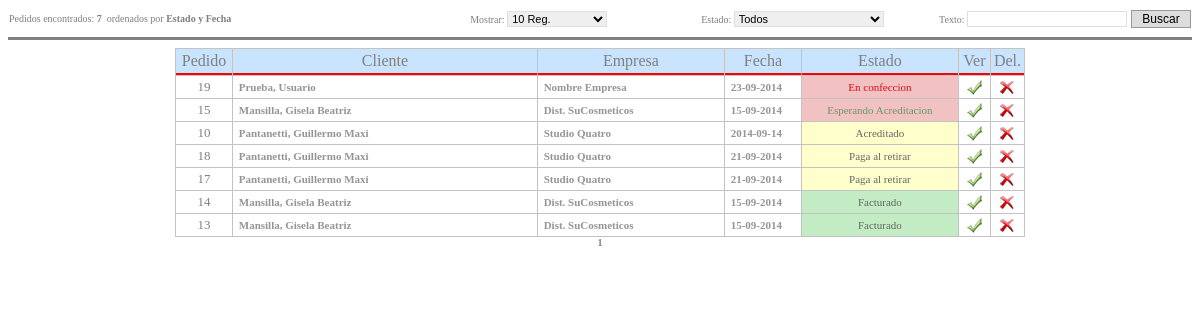
Page /SN/EditarPedidos.php (signed in) on the committed database.
### tables this page shows
CREATE TABLE IF NOT EXISTS `pedidos` (
  `idPedido` int(11) NOT NULL AUTO_INCREMENT,
  `usuario` varchar(50) NOT NULL,
  `fecha` varchar(15) NOT NULL,
  `estado` int(11) NOT NULL,
  PRIMARY KEY (`idPedido`)
);

CREATE TABLE IF NOT EXISTS `clientesportal` (
  `idCliente` varchar(50) NOT NULL,
  `nombre` varchar(25) NOT NULL,
  `apellido` varchar(25) NOT NULL,
  `direccion` varchar(50) NOT NULL,
  `codigoPostal` varchar(15) NOT NULL,
  `ciudad` varchar(50) NOT NULL,
  `pais` varchar(30) NOT NULL,
  `telefonos` varchar(30) NOT NULL,
  `clave` varchar(100) NOT NULL,
  `empresa` varchar(50) DEFAULT NULL,
  `identificacion` varchar(11) NOT NULL,
  `estado` int(11) NOT NULL DEFAULT '2',
  PRIMARY KEY (`idCliente`)
);

CREATE TABLE IF NOT EXISTS `estadopedidos` (
  `idEstado` int(11) NOT NULL,
  `Detalle` varchar(25) NOT NULL,
  PRIMARY KEY (`idEstado`)
);

### SN/EditarPedidos.php (the view, shortened to what this page needs)
<?php
$txt_criterio = $_GET["criterio"];
$filEstado = $_GET["filEstado"];
if ($_GET["cantRegistro"] == "")
    $cantRegistro = 10;
else
    $cantRegistro = $_GET["cantRegistro"];
?>
<!DOCTYPE HTML PUBLIC "-//W3C//DTD HTML 4.01 Transitional//EN">
<html>
<head>
</head>
<body bgcolor="#FFFFFF">
<?php
$criterio = "";
$sql="SELECT p.idPedido, cp.apellido, cp.nombre, cp.empresa, p.fecha, ep.idEstado, ep.detalle";
$sql.=" FROM  pedidos p, pedidosdetalles pd,clientesportal cp, estadopedidos ep";
$sql.=" WHERE p.idPedido = pd.idPedido AND p.usuario = cp.idCliente AND p.estado = ep.idEstado".$criterio;
$sql.=" GROUP BY p.idPedido, cp.apellido, cp.nombre, cp.empresa, p.fecha, ep.detalle, p.fecha Desc ORDER BY ep.idEstado";
$res=mysql_query($sql);
$numeroRegistros=mysql_num_rows($res);
?>
<form action=EditarPedidos.php method='get'><div align='left'>
	<TABLE width="100%" cellspacing='1' cellpadding='0'bgcolor='#ffffff' align=Center>
		<TR>
			<TD align=left width="27%">
				<?php
				echo "<font face='verdana' size='-2'>Pedidos encontrados: <B>".$numeroRegistros;
				echo "</B>&nbsp;&nbsp;ordenados por <b>Estado y Fecha </b><div align='left'>";
				?>
			</TD>
			<td align="right" width="12%">
                <font face='verdana' size='-2'>Mostrar: </font>
                <?php
                    if ($cantRegistro=="10")
                    {
                        echo "<SELECT id=cantRegistro name=cantRegistro class='inputText' style='WIDTH: 100px'>";
                        echo "<option value='10' selected>10 Reg.</option><option value='25'>25 Reg.</option><option value='50'>50 Reg.</option>";
                        echo "</SELECT>";
                    } else if ($cantRegistro=="25"){
                        echo "<SELECT id=cantRegistro name=cantRegistro class='inputText' style='WIDTH: 100px'>";
                        echo "<option value='10'>10 Reg.</option><option value='25' selected>25 Reg.</option><option value='50'>50 Reg.</option>";
                        echo "</SELECT>";
                    } else if ($cantRegistro=="50"){
                        echo "<SELECT id=cantRegistro name=cantRegistro class='inputText' style='WIDTH: 100px'>";
                        echo "<option value='10'>10 Reg.</option><option value='25'>25 Reg.</option><option value='50' selected>50 Reg.</option>";
                        echo "</SELECT>";
                    }
                ?>
            </td>
			<td align="right" width="18%">
				<font face='verdana' size='-2'>Estado: </font>
				<?php
					echo "<SELECT id=filEstado name=filEstado class='inputText' style='WIDTH: 150px' >";
					if ($filEstado=="")
						echo "<option value='' selected>Todos</option>";
					else
						echo "<option value=''>Todos</option>";
					echo "</SELECT>";
			    ?>
			</td>
			<TD align=Right width="20%">
				<font face='verdana' size='-2'>Texto: </font>
				<input type="text" name="criterio" size="22" maxlength="150" value='<?php echo $txt_criterio; ?>' class="inputText">
				<input type="submit" value="Buscar" class="botones">
			</TD>
		</TR>
	</TABLE>
<hr noshade style='color:023977;height:1px'>
</font></form>
<?php
$ID = $_GET["id"];
$criterio = "";
$sql="SELECT p.idPedido, cp.apellido, cp.nombre, cp.empresa, p.fecha, ep.idEstado, ep.detalle";
$sql.=" FROM  pedidos p, pedidosdetalles pd,clientesportal cp, estadopedidos ep";
$sql.=" WHERE p.idPedido = pd.idPedido AND p.usuario = cp.idCliente AND p.estado = ep.idEstado".$criterio;
$sql.=" GROUP BY p.idPedido, cp.apellido, cp.nombre, cp.empresa, p.fecha, ep.detalle, p.fecha Desc ORDER BY ep.idEstado";
$res=mysql_query($sql);
$numeroRegistros=mysql_num_rows($res);
if($numeroRegistros>0)
{
    if(!isset($orden))
    {
       $orden="prdt_id";
    }
    $tamPag=$cantRegistro;
    if(!isset($_GET["pagina"]))
    {
       $pagina=1;
       $inicio=1;
       $final=$tamPag;
    }else{
       $pagina = $_GET["pagina"];
    }
    $limitInf=($pagina-1)*$tamPag;
    $numPags=ceil($numeroRegistros/$tamPag);
    if(!isset($pagina))
    {
       $pagina=1;
       $inicio=1;
       $final=$tamPag;
    }else{
       $seccionActual=intval(($pagina-1)/$tamPag);
       $inicio=($seccionActual*$tamPag)+1;
       if($pagina<$numPags)
       {
          $final=$inicio+$tamPag-1;
       }else{
          $final=$numPags;
       }
    }
$sql="SELECT p.idPedido, cp.apellido, cp.nombre, cp.empresa, p.fecha, ep.idEstado, ep.detalle";
$sql.=" FROM  pedidos p, pedidosdetalles pd,clientesportal cp, estadopedidos ep";
$sql.=" WHERE p.idPedido = pd.idPedido AND p.usuario = cp.idCliente AND p.estado = ep.idEstado".$criterio;
$sql.=" GROUP BY p.idPedido, cp.apellido, cp.nombre, cp.empresa, p.fecha, ep.detalle ORDER BY ep.idEstado, p.fecha desc LIMIT ".$limitInf.",".$tamPag;
$res=mysql_query($sql);
?>
<TABLE width="850" cellspacing='1' cellpadding='3' bgcolor='#c3c3c3' align=Center>
  <TBODY>
  <TR>
		<TD align=center width="50" bgcolor="#c8e4ff" style="border-bottom: 2px solid #f00">Pedido</TD>
		<TD align=center bgcolor="#c8e4ff" style="border-bottom: 2px solid #f00">Cliente</TD>
        <TD align=center bgcolor="#c8e4ff" width=180 style="border-bottom: 2px solid #f00">Empresa</TD>
        <TD align=center bgcolor="#c8e4ff" width=70 style="border-bottom: 2px solid #f00">Fecha</TD>
        <TD align=center bgcolor="#c8e4ff" width=150 style="border-bottom: 2px solid #f00">Estado</TD>
        <TD align=center bgcolor="#c8e4ff" width=25 style="border-bottom: 2px solid #f00">Ver</TD>
        <TD align=center bgcolor="#c8e4ff" width=25 style="border-bottom: 2px solid #f00">Del.</TD>
  </TR>
<?php
while($registro=mysql_fetch_array($res))
{
	echo "<TR><TD bgcolor=#ffffff align=Center><FONT size=2>". $registro["idPedido"] ."</FONT></TD>";
	echo "<TD bgcolor=#ffffff style='color: #969594; font-size: 11px;'>&nbsp;<B>". $registro["apellido"] . ", ". $registro["nombre"] . "</B></TD>";
	echo "<TD bgcolor=#ffffff style='color: #969594; font-size: 11px;'>&nbsp;<B>". $registro["empresa"] . "</B></TD>";
	echo "<TD bgcolor=#ffffff style='color: #969594; font-size: 11px;'>&nbsp;<B>". $registro["fecha"] . "</B></TD>";
	if($registro["idEstado"] == 1)
		echo "<td align=center valign=middle style='background:#f2c2c2; color: #DF0A1B; font-size: 11px;'>". $registro["detalle"] ."</td>";
	else if($registro["idEstado"] == 2)
        echo "<td align=center valign=middle style='background:#f2c2c2; color: #669966; font-size: 11px;'>". $registro["detalle"] ."</td>";
    else if($registro["idEstado"] == 3 || $registro["idEstado"] == 4)
        echo "<td align=center valign=middle style='background:#FFFFCC; color: #666; font-size: 11px;'>". $registro["detalle"] ."</td>";
    else
		echo "<td align=center valign=middle style='background:#c4ecc4; color: #666; font-size: 11px;'>". $registro["detalle"] ."</td>";
	echo "<TD bgcolor=#ffffff align=center valign=middle width=25><A HREF='javascript: openPagina(\"verPedido.php?id=".$registro["idPedido"]."\",\"verPedido\",680,500,\"yes\");'><img src='imagenes/ok.gif' border=0 alt='Modificar Estado'></A></TD>";
	echo "<TD bgcolor=#ffffff align=center valign=middle width=25><A HREF='Delete_Generico.php?ID=". $registro["idPedido"] ."&tabla=pedidos&Campo=idPedido&pag=EditarPedidos'><img src='imagenes/delete.gif' border=0 alt='Eliminar Cliente'></A></TD></TR>";
}
?>
</table>
<?php
}
?>
    <table border="0" cellspacing="0" cellpadding="0" align="center">
    <tr><td align="center" valign="top">
<?php
    for($i=$inicio;$i<=$final;$i++)
    {
       if($i==$pagina)
       {
          echo "<font face='verdana' size='-2'><b>".$i."</b> </font>";
       }else{
          echo "<a class='p' href='".$_SERVER["PHP_SELF"]."?id=".$ID."&pagina=".$i."&orden=".$orden."&criterio=".$txt_criterio."&filEstado=".$filEstado."'>";
          echo "<font face='verdana' size='-2'>".$i."</font></a> ";
       }
    }
?>
    </td></tr>
    </table>
</body>
</html>

### SN/EditarPedidos.php (style rules this page uses)
BODY { COLOR: #7f7f7f; SCROLLBAR-ARROW-COLOR: #fafafa; FONT-FAMILY: Tahoma, verdana; SCROLLBAR-DARKSHADOW-COLOR: #000000; SCROLLBAR-BASE-COLOR: #c5c5c5; BACKGROUND-COLOR: #ffffff }
A { COLOR: steelblue; TEXT-DECORATION: none }
.inputText { BORDER-RIGHT: #dfdfdf 1px solid; BORDER-TOP: #dfdfdf 1px solid; FONT-SIZE: 11px; BORDER-LEFT: #dfdfdf 1px solid; BORDER-BOTTOM: #dfdfdf 1px solid; FONT-FAMILY: Verdana, Arial, Helvetica, sans-serif }
.botones { border-right: #999 1px solid; border-top: #999 1px solid; font-size: 12px; border-left: #999 1px solid; width: 60px; border-bottom: #999 1px solid; font-family: Verdana, Arial, Helvetica, sans-serif; background-color: #ddd; }

### rows in the picture
pedidos: idPedido "19", clientesportal.apellido "Prueba", clientesportal.nombre "Usuario", clientesportal.empresa "Nombre Empresa", fecha "23-09-2014", estadopedidos.Detalle "En confeccion"
pedidos: idPedido "15", clientesportal.apellido "Mansilla", clientesportal.nombre "Gisela Beatriz", clientesportal.empresa "Dist. SuCosmeticos", fecha "15-09-2014", estadopedidos.Detalle "Esperando Acreditacion"
pedidos: idPedido "10", clientesportal.apellido "Pantanetti", clientesportal.nombre "Guillermo Maxi", clientesportal.empresa "Studio Quatro", fecha "2014-09-14", estadopedidos.Detalle "Acreditado"
pedidos: idPedido "18", clientesportal.apellido "Pantanetti", clientesportal.nombre "Guillermo Maxi", clientesportal.empresa "Studio Quatro", fecha "21-09-2014", estadopedidos.Detalle "Paga al retirar"
pedidos: idPedido "17", clientesportal.apellido "Pantanetti", clientesportal.nombre "Guillermo Maxi", clientesportal.empresa "Studio Quatro", fecha "21-09-2014", estadopedidos.Detalle "Paga al retirar"
pedidos: idPedido "14", clientesportal.apellido "Mansilla", clientesportal.nombre "Gisela Beatriz", clientesportal.empresa "Dist. SuCosmeticos", fecha "15-09-2014", estadopedidos.Detalle "Facturado"
pedidos: idPedido "13", clientesportal.apellido "Mansilla", clientesportal.nombre "Gisela Beatriz", clientesportal.empresa "Dist. SuCosmeticos", fecha "15-09-2014", estadopedidos.Detalle "Facturado"

### other values in the picture
$numeroRegistros "7"
